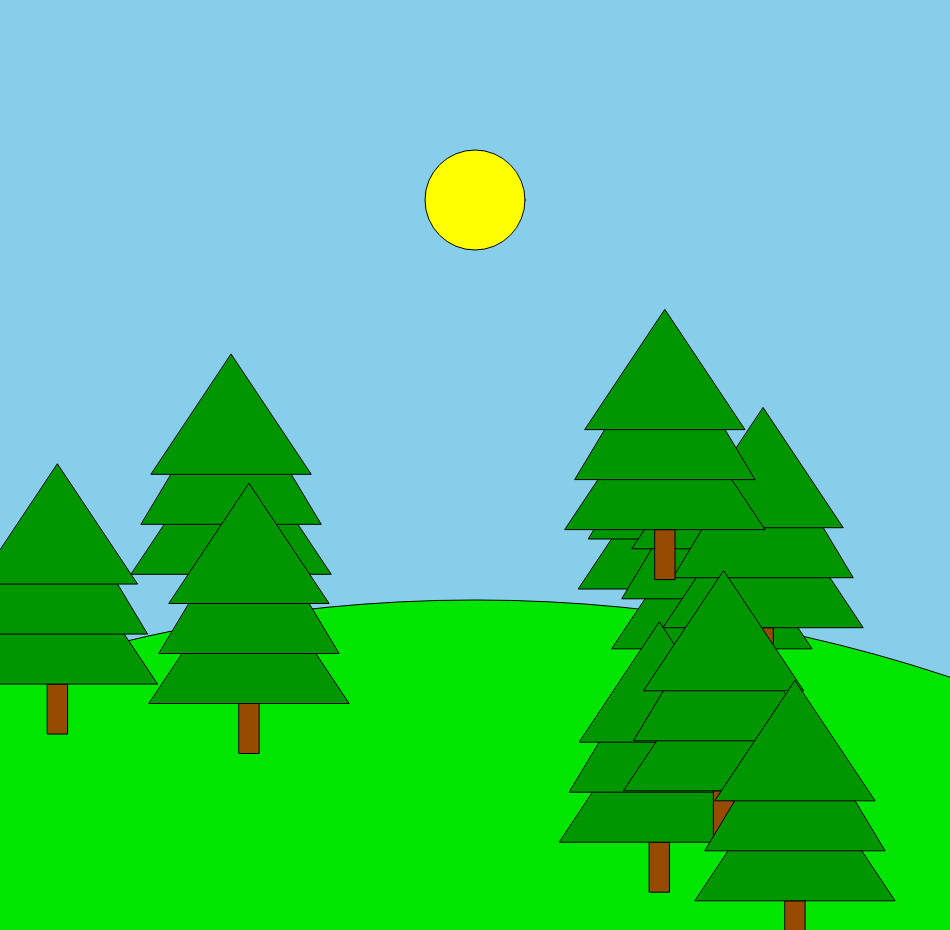
Frame 1 (no input)
Frame 60 (no input): identical to frame 1, image omitted
Frame 120 (the mouse pressed at the canvas centre since frame 60): identical to frame 1, image omitted

The p5.js sketch that drew this single still picture (run headless with seeded random() and noise() and a simulated clock; from frame 60 on, the mouse is pressed at the canvas centre):

// p5.js sketch
// ── sketch.js
// Interactive Scene
// Brayden Cochrane
// September 16th 2025
// one line description



let canvaswidth = 950
let canvaslength = 930

//the location of the tree
let PointX = 475
let PointY = 465

function setup() {
  createCanvas(canvaswidth, canvaslength);
  background(135, 206, 235);
  Scene();
}

function draw() {
  

}


function Scene() {



  //creating the sun
  fill(255,255,0);
  circle(canvaswidth/2, 200, 100);


  //grass
  fill(0,230,0);
  circle(canvaswidth/2,2100, 3000);


  for(let Loop = 0;Loop < 10; Loop ++){
    
  
    //gives me trees in random positions
    PointX = random(0,canvaswidth)
    PointY = random(500,canvaslength)

    //tree trunk
    fill(150, 75, 0);
    rect(PointX-10,PointY,20,50);
  
    //the leaves
    fill(0,150,0);
    triangle(PointX-100,PointY,PointX+100,PointY,PointX,PointY-150);
    triangle(PointX-90,PointY-50,PointX+90,PointY-50,PointX,PointY-200);
    triangle(PointX-80,PointY-100,PointX+80,PointY-100,PointX,PointY-220);
  
  }
  
}
